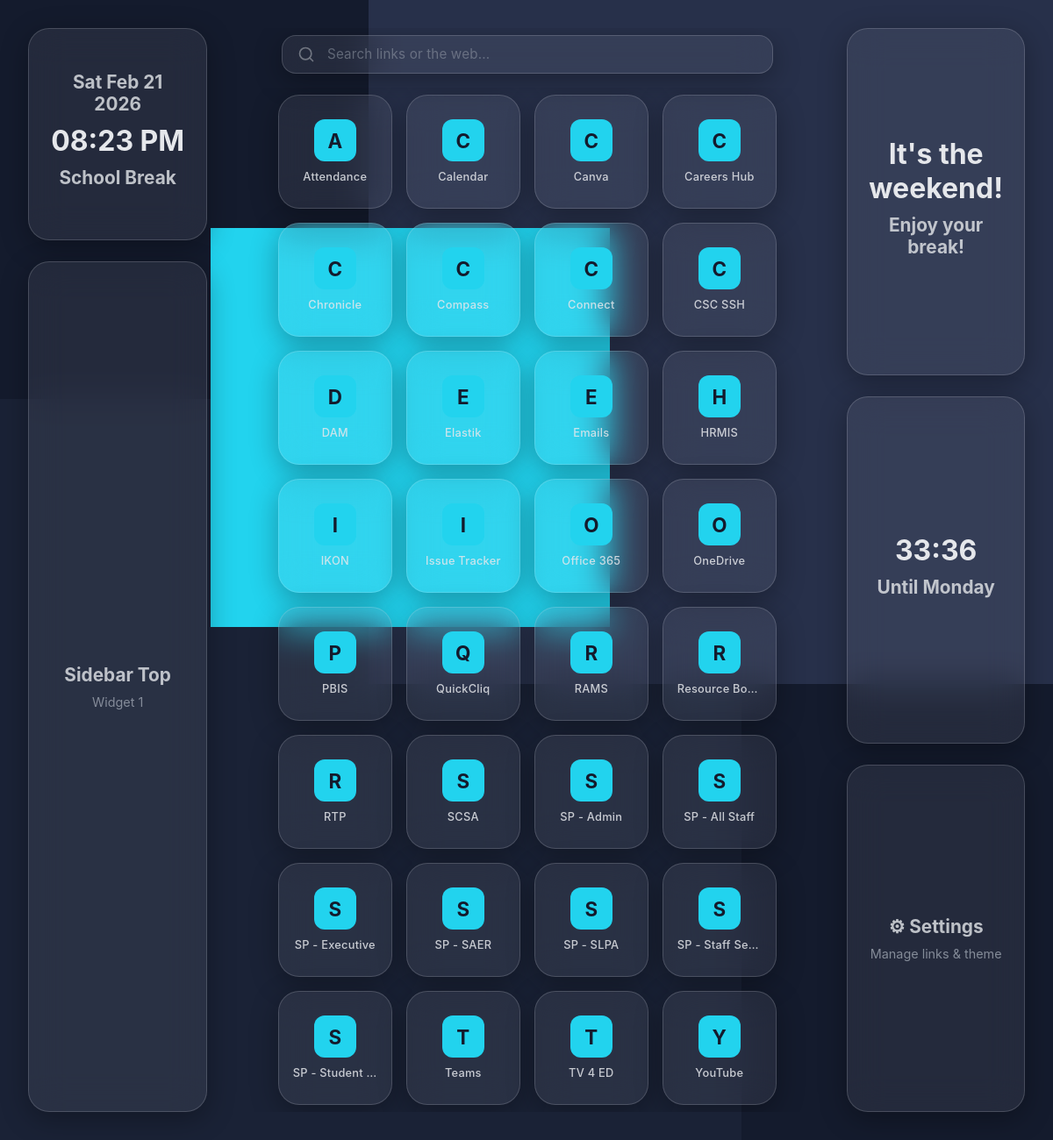
Page /app/index.php on the committed database.
### tables this page shows
CREATE TABLE settings (
    setting_key VARCHAR(50) PRIMARY KEY,
    setting_value VARCHAR(255) NOT NULL
);

CREATE TABLE def_links (
    id INT AUTO_INCREMENT PRIMARY KEY,
    name VARCHAR(50) NOT NULL,
    url VARCHAR(255) NOT NULL,
    icon_path VARCHAR(255) DEFAULT NULL
);

### app/includes/backgrounds.php (called while the page is built, shortened)
<?php
function loadActiveBackground(PDO $pdo): string
{
    $stmt = $pdo->query("SELECT setting_value FROM settings WHERE setting_key = 'active_background'");
    $row = $stmt->fetch();
    $key = $row ? $row['setting_value'] : 'blobs';
    $bgs = getBackgrounds();
    return isset($bgs[$key]) ? $key : 'blobs';
}
function renderBackground(string $key): string
{
    $bgs = getBackgrounds();
    $bg = $bgs[$key] ?? $bgs['blobs'];
    return $bg['html'] . "\n" . $bg['css'];
}

### app/index.php (the view, shortened to what this page needs)
<?php
require 'includes/backgrounds.php';
$pdo = getDb('viewer');
$activeBgKey = loadActiveBackground($pdo);
$stmt = $pdo->query("
    SELECT name, url, icon_path
    FROM def_links
    ORDER BY name
");
$links = $stmt->fetchAll();
?>
<!DOCTYPE html>
<html lang="en">
<head>
    <link rel="stylesheet" href="css/styles.css">
</head>
<body>
    <div class="background-container">
        <?= renderBackground($activeBgKey) ?>
    </div>
    <div class="ui-container">
        <div class="col-left">
            <div class="glass-box">
                <h2><div id="currentdd"></div></h2>
                <h4><div id="currenttt"></div></h4>
                <h2><div id="week"></div></h2>
            </div>
            <div class="glass-box">
                <h2>Sidebar Top</h2>
                <p>Widget 1</p>
            </div>
        </div>
        <div class="col-mid">
            <div class="search-bar-container">
                <div class="search-bar glass-box">
                    <svg class="search-icon" width="20" height="20" viewBox="0 0 24 24" fill="none" stroke="currentColor" stroke-width="2" stroke-linecap="round" stroke-linejoin="round">
                        <circle cx="11" cy="11" r="8"/>
                        <line x1="21" y1="21" x2="16.65" y2="16.65"/>
                    </svg>
                    <input type="text" id="searchInput" class="search-input" placeholder="Search links or the web..." autocomplete="off" autofocus>
                </div>
            </div>
            <div class="links-wrapper">
                <div class="links-grid" id="linksGrid">
                    <?php foreach ($links as $link):
                    ?>
                    <a class="link-card glass-box"
                       href="<?= htmlspecialchars($link['url']) ?>"
                       target="_blank"
                       rel="noopener noreferrer"
                       data-name="<?= htmlspecialchars(strtolower($link['name'])) ?>">
                        <div class="link-icon-fallback" style="display:none;">
                            <?= strtoupper(mb_substr($link['name'], 0, 1)) ?>
                        </div>
                        <span class="link-name"><?= htmlspecialchars($link['name']) ?></span>
                    </a>
                    <?php endforeach; ?>
                </div>
            </div>
        </div>
        <div class="col-right">
            <div class="glass-box">
                <h4><div id="wearenow"></div></h4>
                <h2><div id="wearenowlabel"></div></h2>
            </div>
            <div class="glass-box">
                <h4><div id="countdown"></div></h4>
                <h2><div id="countdowntolabel"></div></h2>
            </div>
            <a href="/admin/" class="glass-box settings-link">
                <h2>⚙ Settings</h2>
                <p>Manage links & theme</p>
            </a>
        </div>
    </div>
</body>
</html>

### app/css/styles.css (style rules this page uses)
:root { --bground-colour: #0F172A; --fground-colour: #111827; --cground-colour: #1E293B; --highlights-colour: #22D3EE; --primtext-colour: #E5E7EB; --sectext-colour: #9CA3AF; --glass-bg: rgba(229, 231, 235, 0.08); --glass-border: rgba(229, 231, 235, 0.18); --glass-shadow: 0 8px 32px 0 rgba(0, 0, 0, 0.3); --highlight-rgb: 34, 211, 238; }
html, body { margin: 0; padding: 0; height: 100%; width: 100%; overflow: hidden; font-family: -apple-system, BlinkMacSystemFont, "Segoe UI", Roboto, sans-serif; background-color: var(--bground-colour); color: var(--primtext-colour); box-sizing: border-box; }
.background-container { position: fixed; top: 0; left: 0; width: 100vw; height: 100vh; background-color: var(--bground-colour); z-index: 0; overflow: hidden; pointer-events: none; }
.ui-container { position: relative; z-index: 1; height: 100vh; padding: 2rem; box-sizing: border-box; display: grid; grid-template-columns: 0.75fr 2.5fr 0.5fr; gap: 1.5rem; }
.col-left { display: grid; grid-template-rows: 0.25fr 1fr; gap: 1.5rem; }
.col-right { display: grid; grid-template-rows: 1fr 1fr 1fr; gap: 1.5rem; }
.glass-box { background: var(--glass-bg); backdrop-filter: blur(20px); -webkit-backdrop-filter: blur(20px); border: 1px solid var(--glass-border); border-radius: 24px; box-shadow: var(--glass-shadow); padding: 1.5rem; display: flex; flex-direction: column; justify-content: center; align-items: center; text-align: center; transition: 0.3s; width: 100%; height: 100%; box-sizing: border-box; }
h2 { margin: 0 0 10px 0; font-size: 1.3rem; opacity: 0.8; }
h4 { margin: 0 0 10px 0; font-weight: bolder; font-size: 2rem; }
p { margin: 0; font-size: 0.9rem; opacity: 0.8; color: var(--sectext-colour); }
.col-mid { display: flex; flex-direction: column; align-items: center; overflow: hidden; min-height: 0; gap: 1rem; }
.search-bar-container { width: 100%; max-width: 560px; position: relative; z-index: 10; flex-shrink: 0; margin-top: 0.5rem; }
.search-bar { flex-direction: row; padding: 0.65rem 1.1rem; border-radius: 16px; gap: 0.7rem; height: auto; width: 100%; transition: border-color 0.25s ease, box-shadow 0.25s ease, background 0.25s ease; }
.search-icon { flex-shrink: 0; opacity: 0.4; transition: opacity 0.25s; }
.search-input { flex: 1; background: none; border: none; outline: none; color: var(--primtext-colour); font-size: 0.95rem; font-family: inherit; letter-spacing: 0.01em; }
.search-input::placeholder { color: var(--sectext-colour); opacity: 0.5; }
.links-wrapper { flex: 1; width: 100%; max-height: 100%; overflow-y: auto; overflow-x: hidden; display: flex; align-items: flex-start; justify-content: center; }
.links-grid { display: grid; grid-template-columns: repeat(auto-fill, 130px); gap: 1rem; width: 100%; padding: 0.5rem; box-sizing: border-box; justify-content: center; align-items: start; }
.link-card { text-decoration: none; color: var(--primtext-colour); padding: 1.2rem 1rem; gap: 0.6rem; width: 130px; height: 130px; transition: transform 0.25s ease, background 0.3s ease, border-color 0.3s ease, box-shadow 0.3s ease, opacity 0.25s ease; cursor: pointer; }
.link-icon-fallback { width: 48px; height: 48px; border-radius: 12px; background: var(--highlights-colour); color: var(--bground-colour); font-size: 1.4rem; font-weight: 700; display: flex; justify-content: center; align-items: center; flex-shrink: 0; }
.link-name { font-size: 0.8rem; font-weight: 500; opacity: 0.85; letter-spacing: 0.02em; line-height: 1.2; max-width: 100%; overflow: hidden; text-overflow: ellipsis; white-space: nowrap; }
.settings-link { text-decoration: none; color: var(--primtext-colour); cursor: pointer; }

### rows in the picture
def_links: name "A", name "Attendance"
def_links: name "C", name "Calendar"
def_links: name "C", name "Canva"
def_links: name "C", name "Careers Hub"
def_links: name "C", name "Chronicle"
def_links: name "C", name "Compass"
def_links: name "C", name "Connect"
def_links: name "C", name "CSC SSH"
def_links: name "D", name "DAM"
def_links: name "E", name "Elastik"
def_links: name "E", name "Emails"
def_links: name "H", name "HRMIS"
def_links: name "I", name "IKON"
def_links: name "I", name "Issue Tracker"
def_links: name "O", name "Office 365"
def_links: name "O", name "OneDrive"
def_links: name "P", name "PBIS"
def_links: name "Q", name "QuickCliq"
def_links: name "R", name "RAMS"
def_links: name "R", name "Resource Bo…"
def_links: name "R", name "RTP"
def_links: name "S", name "SCSA"
def_links: name "S", name "SP - Admin"
def_links: name "S", name "SP - All Staff"
def_links: name "S", name "SP - Executive"
def_links: name "S", name "SP - SAER"
def_links: name "S", name "SP - SLPA"
def_links: name "S", name "SP - Staff Se…"
def_links: name "S", name "SP - Student…"
def_links: name "T", name "Teams"
def_links: name "T", name "TV 4 ED"
def_links: name "Y", name "YouTube"
